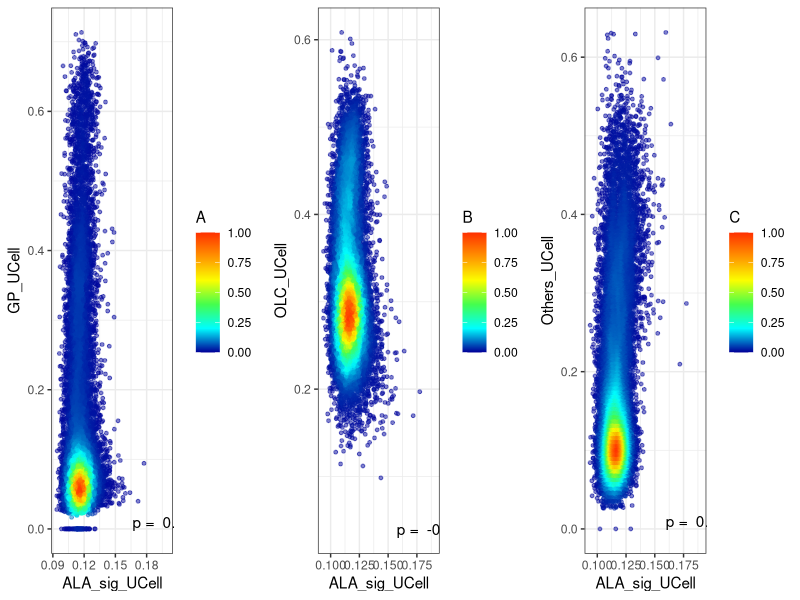

Generate this figure with R:
mat = read.csv("S8H_S8I_S8J.csv")

getDensity <- function(x, y)
{
  dc <- densCols(x, y, colramp=colorRampPalette(c("black", "white")))
  dens <- col2rgb(dc)[1,] + 1L
  dens <- dens/max(dens)
  return(dens)
}

A = getDensity(mat$ALA_sig_UCell, mat$GP_UCell)
B = getDensity(mat$ALA_sig_UCell, mat$OLC_UCell)
C = getDensity(mat$ALA_sig_UCell, mat$Others_UCell)


library(ggplot2)
library(ggthemes)

myCol <-  colorRampPalette(c("#000099", "#00FEFF", "#45FE4F", "#FCFF00", "#FF9400", "#FF3100"))(256)
specify_decimal <- function(x, k) trimws(format(round(x, k), nsmall=k)) 
 
c1 = cor(mat$ALA_sig_UCell, mat$GP_UCell, method = "pearson")
c1 = specify_decimal(c1, 3)
c1 = as.character(c1)
c1 = paste("p = ", c1)
cor.test(mat$ALA_sig_UCell, mat$Others_UCell, method = "pearson")
p1 = ggplot(mat, aes(ALA_sig_UCell, GP_UCell, col = A)) +
    geom_point(size = 1, alpha=0.5) +
    scale_colour_gradientn(limits=c(0, 1), colours = myCol) +
    theme_bw() + annotate("text", x = 0.2, y=0.01, label = c1)

c1 = cor(mat$ALA_sig_UCell, mat$OLC_UCell, method = "pearson")
c1 = specify_decimal(c1, 3)
c1 = as.character(c1)
c1 = paste("p = ", c1)

p2 = ggplot(mat, aes(ALA_sig_UCell, OLC_UCell, col = B)) +
  geom_point(size = 1, alpha=0.5) +
  scale_colour_gradientn(limits=c(0, 1), colours = myCol) +
  theme_bw() + annotate("text", x = 0.19, y=0.04, label = c1)

c1 = cor(mat$ALA_sig_UCell, mat$Others_UCell, method = "pearson")
c1 = specify_decimal(c1, 3)
c1 = as.character(c1)
c1 = paste("p = ", c1)

p3 = ggplot(mat, aes(ALA_sig_UCell, Others_UCell, col = C)) +
  geom_point(size = 1, alpha=0.5) +
  scale_colour_gradientn(limits=c(0, 1), colours = myCol) +
  theme_bw() + annotate("text", x = 0.19, y=0.01, label = c1)


require(gridExtra)
grid.arrange(p1, p2, p3, ncol=3)
